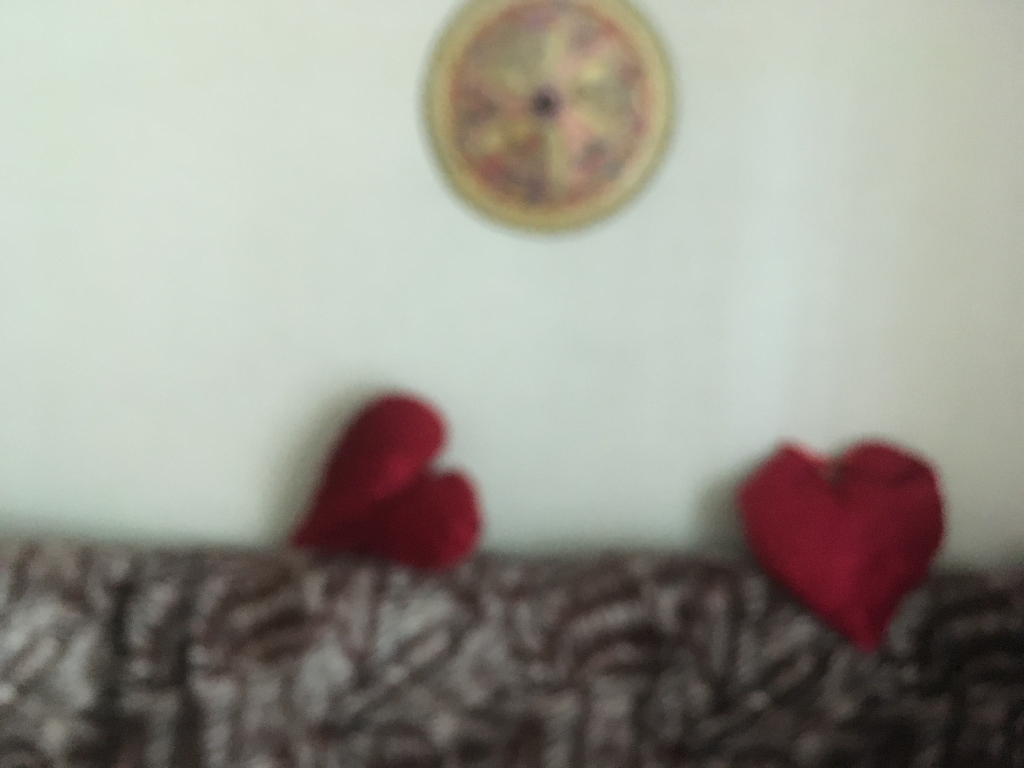
#> input picture scripts/samples/104_IPHONE-SE_F.jpg, 2048 x 1536 px (shown at 1/2 size)
$ python tune_blur.py --dir samples   (older library calls are emulated)
#> lines starting #> are read from the running program, lines starting #| are printed output that depends on the picture
#!/usr/bin/env python3
"""
tune_blur.py — Compute blur (variance of Laplacian) + brightness for a folder of images,
summarize distribution, and suggest BLUR_MIN using an Otsu threshold over blur scores.
Optionally saves a CSV and histogram PNGs.

Usage (examples):
  python tune_blur.py --dir tests/assets
  python tune_blur.py --dir samples --csv out/blur_scores.csv --plot out

Notes:
- Requires Pillow, numpy, opencv-python[-headless].
- --plot requires matplotlib (optional).
"""
import argparse
import csv
import sys
from dataclasses import dataclass
from pathlib import Path
from typing import Iterable, List, Tuple

import numpy as np
import cv2
from PIL import Image, ImageOps

SUPPORTED_EXT = {".jpg", ".jpeg", ".png", ".webp", ".bmp", ".tif", ".tiff"}


@dataclass
class Record:
    path: Path
    width: int
    height: int
    blur_score: float
    brightness: float


def iter_images(root: Path) -> Iterable[Path]:
    for p in root.rglob("*"):
        if p.is_file() and p.suffix.lower() in SUPPORTED_EXT:
            yield p


def load_and_prepare(p: Path, max_dim: int) -> Tuple[np.ndarray, int, int]:
#> called with max_dim = 1600
    img = Image.open(p)
#> img is the input picture: PIL image 2048x1536 RGB; mean R, G, B 153.3, 151.6, 142.2
    img = ImageOps.exif_transpose(img).convert("RGB")
    w, h = img.size
#> w = 2048; h = 1536
    scale = min(1.0, max_dim / max(w, h))
#> scale = 0.781
    if scale < 1.0:
        img = img.resize((int(w * scale), int(h * scale)), Image.LANCZOS)
#> img: PIL image 1600x1200 RGB
    arr = np.asarray(img)
    bgr = cv2.cvtColor(arr, cv2.COLOR_RGB2BGR)
    gray = cv2.cvtColor(bgr, cv2.COLOR_BGR2GRAY)
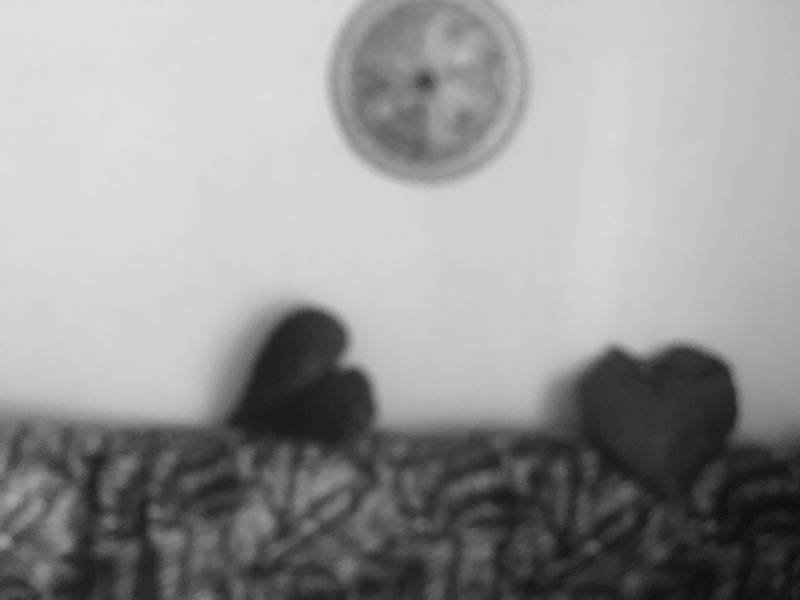
#> gray: shape (1200, 1600) (shown at 1/2 size); min 4, max 227, mean 151
    return gray, img.width, img.height


def variance_of_laplacian(gray: np.ndarray) -> float:
    return float(cv2.Laplacian(gray, cv2.CV_64F).var())


def brightness(gray: np.ndarray) -> float:
    return float(gray.mean())


# replace in tune_blur.py (or add a flag)
def otsu_threshold(values: np.ndarray, bins: int = 128, log=False) -> float:
    v = values[values > 0]
    if v.size < 3:
        return float(v.mean()) if v.size else 0.0
    if log:
        v = np.log10(v)
    hist, edges = np.histogram(v, bins=bins)
    prob = hist.astype(float) / hist.sum()
    centers = (edges[:-1] + edges[1:]) / 2.0
    omega = np.cumsum(prob)
    mu = np.cumsum(prob * centers)
    mu_t = mu[-1]
    sigma_b2 = (mu_t * omega - mu) ** 2 / np.clip(omega * (1 - omega), 1e-12, None)
    k = int(np.nanargmax(sigma_b2))
    thr = (edges[k] + edges[k + 1]) / 2.0
    return float(10**thr) if log else float(thr)


def percentile(values: np.ndarray, q: float) -> float:
    return float(np.percentile(values, q))


def summarize(records: List[Record], bright_min: int, bright_max: int) -> None:
    if not records:
        print("No images found.", file=sys.stderr)
        return
    blur = np.array([r.blur_score for r in records], dtype=np.float64)
    bright = np.array([r.brightness for r in records], dtype=np.float64)

    print(f"\nAnalyzed {len(records)} images.")
    print(
        "Blur score (variance of Laplacian):\n"
        f"  min={blur.min():.2f}  p10={percentile(blur,10):.2f}  "
        f"p25={percentile(blur,25):.2f}  median={percentile(blur,50):.2f}  "
        f"p75={percentile(blur,75):.2f}  p90={percentile(blur,90):.2f}  max={blur.max():.2f}"
    )
    print(
        "Brightness (0..255):\n"
        f"  min={bright.min():.1f}  p10={percentile(bright,10):.1f}  "
        f"p25={percentile(bright,25):.1f}  median={percentile(bright,50):.1f}  "
        f"p75={percentile(bright,75):.1f}  p90={percentile(bright,90):.1f}  max={bright.max():.1f}"
    )

    # Suggest brightness bounds from central 95%
    br_lo = max(0, round(percentile(bright, 2.5)))
    br_hi = min(255, round(percentile(bright, 97.5)))
    # Suggest blur threshold via Otsu
    blur_suggest = otsu_threshold(blur, bins=128, log=True)

    print("\nSuggested thresholds:")
    print(f"  BLUR_MIN (log-Otsu) ≈ {blur_suggest:.1f}")
    print(
        f"  BRIGHT_MIN..BRIGHT_MAX ≈ {br_lo}..{br_hi}  (current: {bright_min}..{bright_max})"
    )
    print("\nAction: Put these in your .env and re-run service to validate.")


# [52 lines left out: functions write_csv, maybe_plot, not called in this run]


def main() -> None:
    ap = argparse.ArgumentParser(
        description="Compute blur + brightness stats for images in a folder."
    )
    ap.add_argument(
        "--dir", required=True, type=Path, help="Folder containing images (recurses)."
    )
    ap.add_argument(
        "--max-dim",
        type=int,
        default=1600,
        help="Cap on larger image side before scoring.",
    )
    ap.add_argument(
        "--csv", type=Path, default=None, help="Optional path to write CSV results."
    )
    ap.add_argument(
        "--plot",
        type=Path,
        default=None,
        help="Optional folder to write histogram PNGs (requires matplotlib).",
    )
    ap.add_argument("--bright-min", type=int, default=20)
    ap.add_argument("--bright-max", type=int, default=235)
    args = ap.parse_args()

    if not args.dir.exists():
        print(f"--dir not found: {args.dir}", file=sys.stderr)
        sys.exit(2)

    records: List[Record] = []
    for p in iter_images(args.dir):
        try:
            gray, w, h = load_and_prepare(p, args.max_dim)
#> w = 1600; h = 1200
            bs = variance_of_laplacian(gray)
#> bs = 85.51
            br = brightness(gray)
#> br = 151
            records.append(
                Record(path=p, width=w, height=h, blur_score=bs, brightness=br)
            )
        except Exception as e:
            print(f"[warn] failed to process {p}: {e}", file=sys.stderr)
#> pass 2 of the loop in main, `for p in iter_images(args.dir):`:
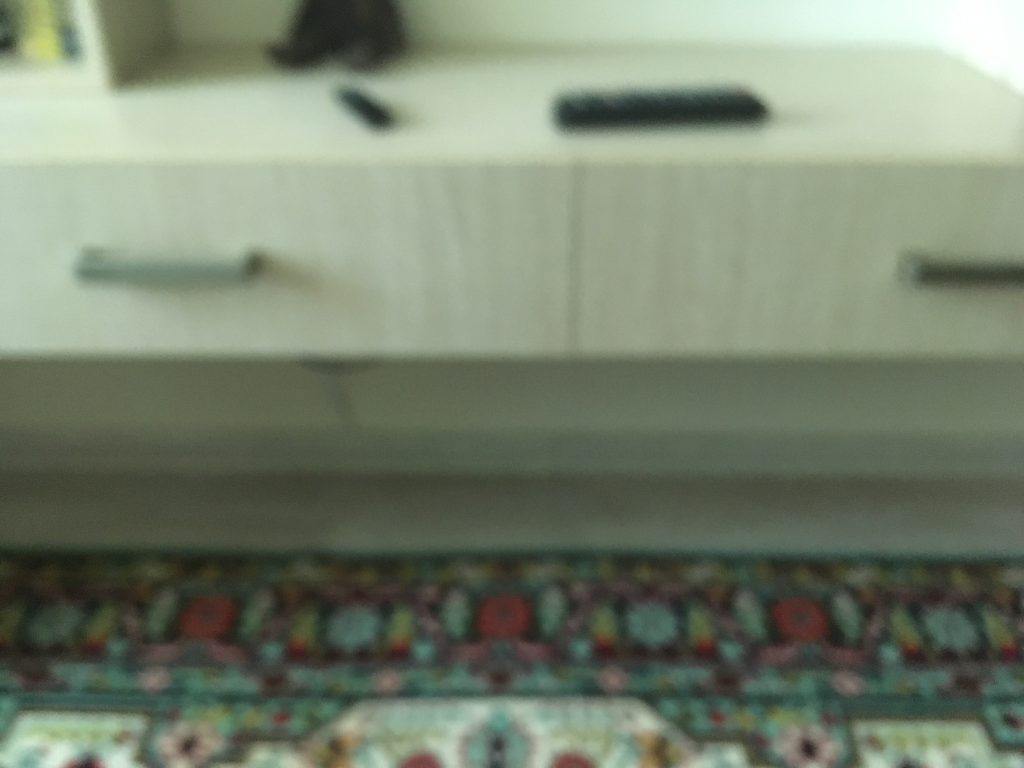
#> input picture scripts/samples/262_IPHONE-SE_F.jpg, 2048 x 1536 px (shown at 1/2 size)
#> in load_and_prepare, img is the input picture: PIL image 2048x1536 RGB; mean R, G, B 120.3, 130.7, 111.5
#> img: PIL image 1600x1200 RGB
#> in load_and_prepare (call 2), `gray = cv2.cvtColor(bgr, cv2.COLOR_BGR2GRAY)`:
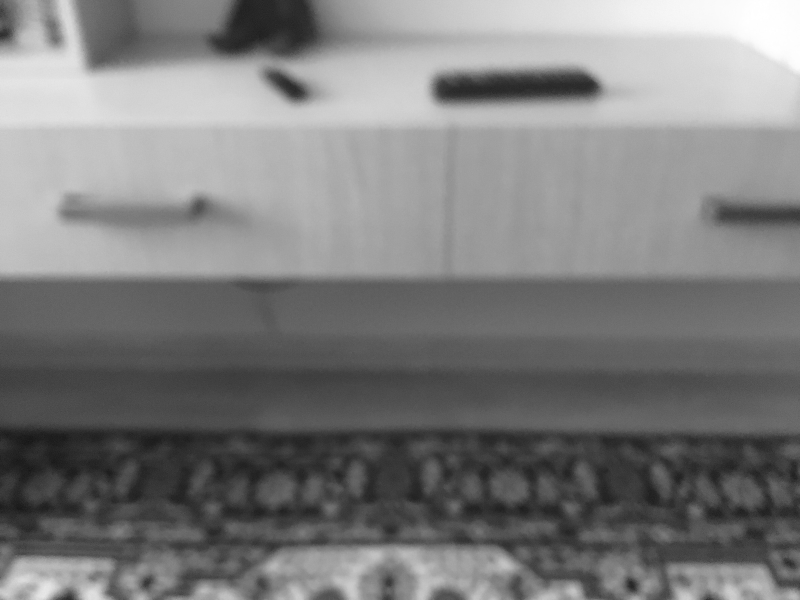
#> gray: shape (1200, 1600) (shown at 1/2 size); min 18, max 255, mean 125.4
#> bs = 64.53
#> br = 125.4

    summarize(records, args.bright_min, args.bright_max)
#> in summarize, `blur = np.array([r.blur_score for r in records], dtype=np.float64)`: blur = [85.51, 64.53]
#> in summarize, `bright = np.array([r.brightness for r in records], dtype=np.float64)`: bright = [151, 125.4]
#| Analyzed 2 images.
#| Blur score (variance of Laplacian):
#|   min=64.53  p10=66.63  p25=69.78  median=75.02  p75=80.27  p90=83.41  max=85.51
#| Brightness (0..255):
#|   min=125.4  p10=128.0  p25=131.8  median=138.2  p75=144.6  p90=148.5  max=151.0
#> in summarize, `br_lo = max(0, round(percentile(bright, 2.5)))`: br_lo = 126
#> in summarize, `br_hi = min(255, round(percentile(bright, 97.5)))`: br_hi = 150
#> in otsu_threshold, `v = values[values > 0]`: v = [85.51, 64.53]
#> in summarize, `blur_suggest = otsu_threshold(blur, bins=128, log=True)`: blur_suggest = 75.02
#|   BLUR_MIN (log-Otsu) ≈ 75.0
#|   BRIGHT_MIN..BRIGHT_MAX ≈ 126..150  (current: 20..235)
    if args.csv:
        write_csv(records, args.csv)
    if args.plot:
        maybe_plot(records, args.plot)


if __name__ == "__main__":
    main()
